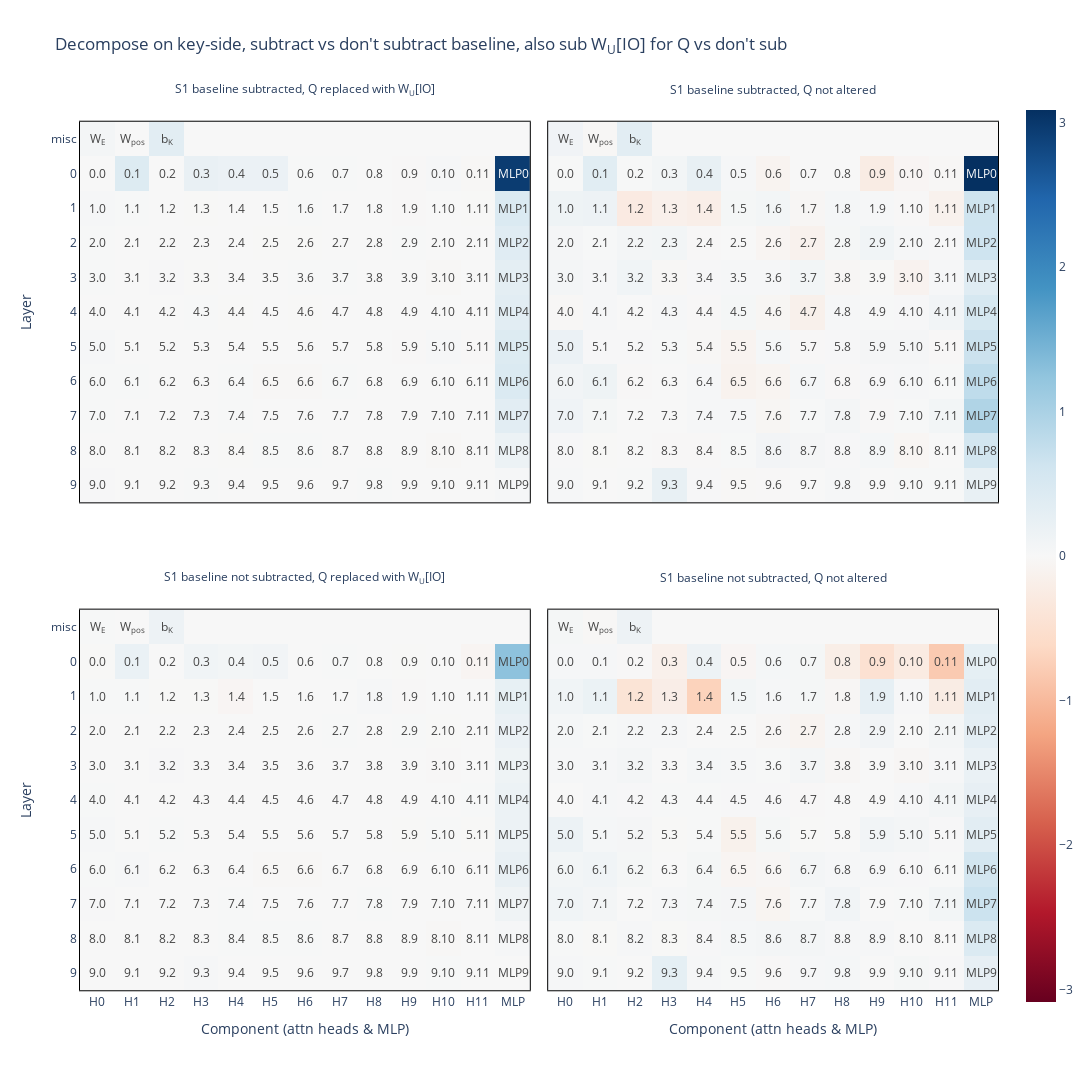

Notebook source saved alongside this figure:
### Markdown cell above
#### Conclusion

Yep, great clearing up!

Also, note that either subtracting the baseline or injecting the unembedding query-side is sufficient to clean the plot up, both are super strong!

This updates me towards:

> *Head `10.7` is doing some idealised version of copying-suppression. It's just that in real life this tends to be messier, e.g. if there are other things than just the unembedding of the token to be suppressed stored in the query position.*

### Code cell
contribution_to_attn_scores_decompose_k = _decompose_attn_scores(
    decompose_by = "keys",
)
contribution_to_attn_scores_decompose_k_sub_S1 = _decompose_attn_scores(
    decompose_by = "keys",
    subtract_S1_attn_scores = True,
)
contribution_to_attn_scores_decompose_k_replace_q = _decompose_attn_scores(
    decompose_by = "keys",
    intervene_on_query = "sub_W_U_IO",
)
contribution_to_attn_scores_decompose_k_replace_q_sub_S1 = _decompose_attn_scores(
    decompose_by = "keys",
    intervene_on_query = "sub_W_U_IO",
    subtract_S1_attn_scores = True,
)

plot_contribution_to_attn_scores(
    t.stack([
        contribution_to_attn_scores_decompose_k_replace_q_sub_S1, contribution_to_attn_scores_decompose_k_replace_q,
        contribution_to_attn_scores_decompose_k_sub_S1, contribution_to_attn_scores_decompose_k
    ]),
    decompose_by = "keys",
    facet_labels = [
        "S1 baseline subtracted, Q replaced with W<sub>U</sub>[IO]", "S1 baseline subtracted, Q not altered",
        "S1 baseline not subtracted, Q replaced with W<sub>U</sub>[IO]", "S1 baseline not subtracted, Q not altered",
    ],
    facet_col_wrap = 2,
    title = "Decompose on key-side, subtract vs don't subtract baseline, also sub W<sub>U</sub>[IO] for Q vs don't sub",
    static = True,
)

### Figure 1 — Plotly figure (JSON) as saved in the notebook; plotly's stock layout.template omitted (floating-point values rounded to 4 significant figures; data arrays with more than 128 entries replaced by an {"elided": "..."} marker saying what was removed)
{"data": [{"coloraxis": "coloraxis", "hovertemplate": "Component (attn heads & MLP): %{x}<br>Layer: %{y}<br>color: %{z}<extra></extra>", "name": "0", "text": {"elided": "11x13 str values"}, "textfont": {"size": 12}, "texttemplate": "%{text}", "type": "heatmap", "x": ["H0", "H1", "H2", "H3", "H4", "H5", "H6", "H7", "H8", "H9", "H10", "H11", "MLP"], "xaxis": "x3", "y": ["misc", "0", "1", "2", "3", "4", "5", "6", "7", "8", "9"], "yaxis": "y3", "z": {"elided": "11x13 float values"}}, {"coloraxis": "coloraxis", "hovertemplate": "Component (attn heads & MLP): %{x}<br>Layer: %{y}<br>color: %{z}<extra></extra>", "name": "1", "text": {"elided": "11x13 str values"}, "textfont": {"size": 12}, "texttemplate": "%{text}", "type": "heatmap", "x": ["H0", "H1", "H2", "H3", "H4", "H5", "H6", "H7", "H8", "H9", "H10", "H11", "MLP"], "xaxis": "x4", "y": ["misc", "0", "1", "2", "3", "4", "5", "6", "7", "8", "9"], "yaxis": "y4", "z": {"elided": "11x13 float values"}}, {"coloraxis": "coloraxis", "hovertemplate": "Component (attn heads & MLP): %{x}<br>Layer: %{y}<br>color: %{z}<extra></extra>", "name": "2", "text": {"elided": "11x13 str values"}, "textfont": {"size": 12}, "texttemplate": "%{text}", "type": "heatmap", "x": ["H0", "H1", "H2", "H3", "H4", "H5", "H6", "H7", "H8", "H9", "H10", "H11", "MLP"], "xaxis": "x", "y": ["misc", "0", "1", "2", "3", "4", "5", "6", "7", "8", "9"], "yaxis": "y", "z": {"elided": "11x13 float values"}}, {"coloraxis": "coloraxis", "hovertemplate": "Component (attn heads & MLP): %{x}<br>Layer: %{y}<br>color: %{z}<extra></extra>", "name": "3", "text": {"elided": "11x13 str values"}, "textfont": {"size": 12}, "texttemplate": "%{text}", "type": "heatmap", "x": ["H0", "H1", "H2", "H3", "H4", "H5", "H6", "H7", "H8", "H9", "H10", "H11", "MLP"], "xaxis": "x2", "y": ["misc", "0", "1", "2", "3", "4", "5", "6", "7", "8", "9"], "yaxis": "y2", "z": {"elided": "11x13 float values"}}], "layout": {"annotations": [{"font": {}, "showarrow": false, "text": "S1 baseline not subtracted, Q replaced with W<sub>U</sub>[IO]", "x": 0.245, "xanchor": "center", "xref": "paper", "y": 0.465, "yanchor": "bottom", "yref": "paper"}, {"font": {}, "showarrow": false, "text": "S1 baseline not subtracted, Q not altered", "x": 0.755, "xanchor": "center", "xref": "paper", "y": 0.465, "yanchor": "bottom", "yref": "paper"}, {"font": {}, "showarrow": false, "text": "S1 baseline subtracted, Q replaced with W<sub>U</sub>[IO]", "x": 0.245, "xanchor": "center", "xref": "paper", "y": 1.0, "yanchor": "bottom", "yref": "paper"}, {"font": {}, "showarrow": false, "text": "S1 baseline subtracted, Q not altered", "x": 0.755, "xanchor": "center", "xref": "paper", "y": 1.0, "yanchor": "bottom", "yref": "paper"}], "coloraxis": {"cmid": 0, "colorscale": [[0, "rgb(103,0,31)"], [0.1, "rgb(178,24,43)"], [0.2, "rgb(214,96,77)"], [0.3, "rgb(244,165,130)"], [0.4, "rgb(253,219,199)"], [0.5, "rgb(247,247,247)"], [0.6, "rgb(209,229,240)"], [0.7, "rgb(146,197,222)"], [0.8, "rgb(67,147,195)"], [0.9, "rgb(33,102,172)"], [1, "rgb(5,48,97)"]]}, "height": 1100, "modebar": {"add": ["drawline", "drawopenpath", "drawclosedpath", "drawcircle", "drawrect", "eraseshape"]}, "title": {"text": "Decompose on key-side, subtract vs don't subtract baseline, also sub W<sub>U</sub>[IO] for Q vs don't sub"}, "width": 1300, "xaxis": {"anchor": "y", "constrain": "domain", "domain": [0, 0.49], "linecolor": "black", "linewidth": 1, "mirror": true, "scaleanchor": "y", "showline": true, "title": {"text": "Component (attn heads & MLP)"}}, "xaxis2": {"anchor": "y2", "domain": [0.51, 1], "linecolor": "black", "linewidth": 1, "matches": "x", "mirror": true, "showline": true, "title": {"text": "Component (attn heads & MLP)"}}, "xaxis3": {"anchor": "y3", "domain": [0, 0.49], "linecolor": "black", "linewidth": 1, "matches": "x", "mirror": true, "showline": true, "showticklabels": false}, "xaxis4": {"anchor": "y4", "domain": [0.51, 1], "linecolor": "black", "linewidth": 1, "matches": "x", "mirror": true, "showline": true, "showticklabels": false}, "yaxis": {"anchor": "x", "autorange": "reversed", "constrain": "domain", "domain": [0, 0.465], "linecolor": "black", "linewidth": 1, "mirror": true, "showline": true, "title": {"text": "Layer"}}, "yaxis2": {"anchor": "x2", "domain": [0, 0.465], "linecolor": "black", "linewidth": 1, "matches": "y", "mirror": true, "showline": true, "showticklabels": false}, "yaxis3": {"anchor": "x3", "domain": [0.535, 1.0], "linecolor": "black", "linewidth": 1, "matches": "y", "mirror": true, "showline": true, "title": {"text": "Layer"}}, "yaxis4": {"anchor": "x4", "domain": [0.535, 1.0], "linecolor": "black", "linewidth": 1, "matches": "y", "mirror": true, "showline": true, "showticklabels": false}}}
